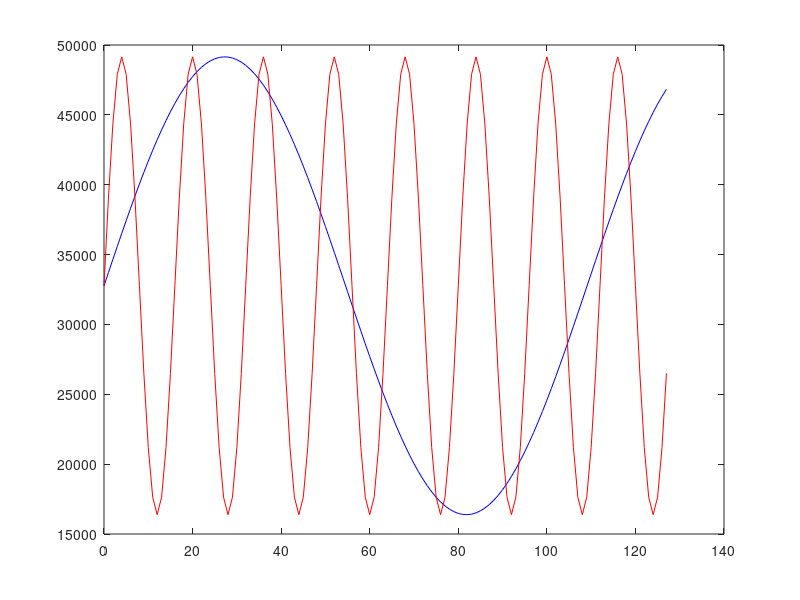

Source code (MATLAB):
fs = 48000;
len_t = 128;

vs = 34030

fprintf('Computing %g samples. fs is %g.\n', len_t, fs);
fprintf('Length is %g seconds or\n',len_t/fs);
fprintf('1/%g of a second.\n',fs/len_t);
fprintf('Distance traversed is %g centimeters.\n',len_t/fs*vs);

t = 0:len_t-1;

len_t = size(t,2);

A = [2^14, 2^14, 1.5*2^14, 2^13];
offset = [2^15, 2^15, 1.5*2^14, 2^15];
phase = [0,0,0,0];
f = [440, 3000, 6000, 4000];


s = zeros(2,len_t);

for i=1:2
    fprintf('\nComputing waveform %d:\n',i);
    fprintf('    f      = %g\n',    f(i));
    fprintf('    A      = %g\n',    A(i));
    fprintf('    phase  = %g\n',    phase(i));
    fprintf('    offset = %g\n',  offset(i));
    s(i,:) = round(A(i)*sin((t+phase(i)).*2*pi*f(i)/fs)+offset(i));
end

s=s';

dlmwrite('sines0.txt', dec2bin(s(:,1)),'delimiter','');
dlmwrite('sines1.txt', dec2bin(s(:,2)),'delimiter','');

fprintf('Saved to "sines0.txt" and "sines1.txt".\n');
fprintf('Plotting...\n');

plot(   t, s(:,1),'b-', ...
        t, s(:,2),'r-');%, ...
%        t, s(3,:),'g-', ...
%        t, s(4,:),'k-');

fprintf('[Done]\n\n');

